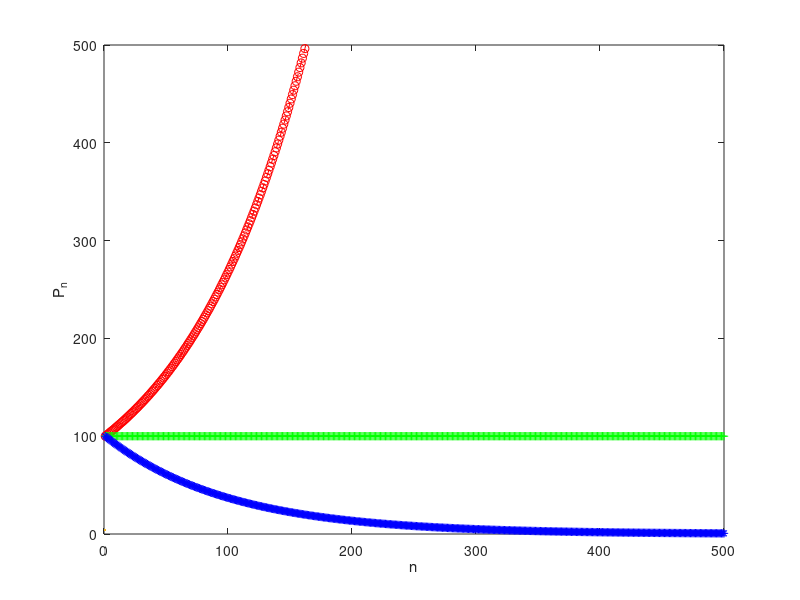

Here is the MATLAB script that generated this plot:
clear all, close all, clc

%x=linspace(0,1,300);
%mu=3.1;

%z(1)=1/(10*sqrt(2));
n=1:500



%for i = 1:n(end)-1
%    z(i+1)=mu*z(i)*(1-z(i));
%end

%plot(n,z,'r--o',LineWidth=1,MarkerSize=4)
%axis([0 n(end) 0 1])

alpha1 = 1.01
alpha2 = 1
alpha3 = 0.99
P(1)   = 100
PP(1)  = 100
PPP(1) = 100

for i = 1:n(end)-1
    P(i+1)  =alpha1*P(i);
    PP(i+1) =alpha2*PP(i);
    PPP(i+1)=alpha3*PPP(i);
end

plot(n,P,'r--o',LineWidth=1,MarkerSize=4)
hold on
plot(n,PP,'g--+',LineWidth=1,MarkerSize=4)
hold on
plot(n,PPP,'b--*',LineWidth=1,MarkerSize=4)

axis([0 n(end) 0 500])
xlabel('n')
ylabel('P_n')
  